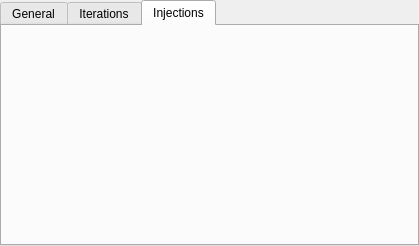
<?xml version="1.0" encoding="UTF-8"?>
<ui version="4.0">
 <class>SRConfigTabwidget</class>
 <widget class="QTabWidget" name="SRConfigTabwidget">
  <property name="geometry">
   <rect>
    <x>0</x>
    <y>0</y>
    <width>419</width>
    <height>246</height>
   </rect>
  </property>
  <property name="windowTitle">
   <string>TabWidget</string>
  </property>
  <property name="currentIndex">
   <number>2</number>
  </property>
  <widget class="SRGeneralTab" name="generalTab">
   <attribute name="title">
    <string>General</string>
   </attribute>
  </widget>
  <widget class="SRIterationTab" name="iterationTab">
   <attribute name="title">
    <string>Iterations</string>
   </attribute>
  </widget>
  <widget class="SRInjectionTab" name="injectionTab">
   <attribute name="title">
    <string>Injections</string>
   </attribute>
  </widget>
 </widget>
 <customwidgets>
  <customwidget>
   <class>SRGeneralTab</class>
   <extends>QWidget</extends>
   <header>anki_set_randomizer/src/gui/custom/sr_general_tab</header>
   <container>1</container>
  </customwidget>
  <customwidget>
   <class>SRIterationTab</class>
   <extends>QWidget</extends>
   <header>anki_set_randomizer/src/gui/custom/sr_iteration_tab</header>
   <container>1</container>
  </customwidget>
  <customwidget>
   <class>SRInjectionTab</class>
   <extends>QWidget</extends>
   <header>anki_set_randomizer/src/gui/custom/sr_injection_tab</header>
   <container>1</container>
  </customwidget>
 </customwidgets>
 <resources/>
 <connections/>
</ui>
